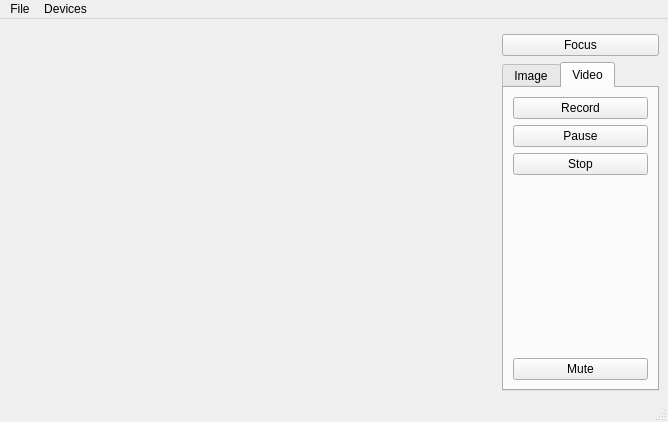
<?xml version="1.0" encoding="UTF-8"?>
<ui version="4.0">
 <class>Camera</class>
 <widget class="QMainWindow" name="Camera">
  <property name="geometry">
   <rect>
    <x>0</x>
    <y>0</y>
    <width>668</width>
    <height>422</height>
   </rect>
  </property>
  <property name="windowTitle">
   <string>Camera</string>
  </property>
  <widget class="QWidget" name="centralwidget">
   <layout class="QGridLayout" name="gridLayout_3">
    <item row="0" column="0" rowspan="3">
     <widget class="QStackedWidget" name="stackedWidget">
      <property name="sizePolicy">
       <sizepolicy hsizetype="Preferred" vsizetype="Preferred">
        <horstretch>1</horstretch>
        <verstretch>0</verstretch>
       </sizepolicy>
      </property>
      <property name="palette">
       <palette>
        <active>
         <colorrole role="Base">
          <brush brushstyle="SolidPattern">
           <color alpha="255">
            <red>255</red>
            <green>255</green>
            <blue>255</blue>
           </color>
          </brush>
         </colorrole>
         <colorrole role="Window">
          <brush brushstyle="SolidPattern">
           <color alpha="255">
            <red>145</red>
            <green>145</green>
            <blue>145</blue>
           </color>
          </brush>
         </colorrole>
        </active>
        <inactive>
         <colorrole role="Base">
          <brush brushstyle="SolidPattern">
           <color alpha="255">
            <red>255</red>
            <green>255</green>
            <blue>255</blue>
           </color>
          </brush>
         </colorrole>
         <colorrole role="Window">
          <brush brushstyle="SolidPattern">
           <color alpha="255">
            <red>145</red>
            <green>145</green>
            <blue>145</blue>
           </color>
          </brush>
         </colorrole>
        </inactive>
        <disabled>
         <colorrole role="Base">
          <brush brushstyle="SolidPattern">
           <color alpha="255">
            <red>145</red>
            <green>145</green>
            <blue>145</blue>
           </color>
          </brush>
         </colorrole>
         <colorrole role="Window">
          <brush brushstyle="SolidPattern">
           <color alpha="255">
            <red>145</red>
            <green>145</green>
            <blue>145</blue>
           </color>
          </brush>
         </colorrole>
        </disabled>
       </palette>
      </property>
      <property name="currentIndex">
       <number>0</number>
      </property>
      <widget class="QWidget" name="viewfinderPage"/>
      <widget class="QWidget" name="previewPage">
       <layout class="QGridLayout" name="gridLayout_4">
        <item row="0" column="0">
         <widget class="QLabel" name="lastImagePreviewLabel">
          <property name="sizePolicy">
           <sizepolicy hsizetype="Preferred" vsizetype="MinimumExpanding">
            <horstretch>0</horstretch>
            <verstretch>0</verstretch>
           </sizepolicy>
          </property>
          <property name="frameShape">
           <enum>QFrame::Shape::Box</enum>
          </property>
          <property name="text">
           <string/>
          </property>
         </widget>
        </item>
       </layout>
      </widget>
     </widget>
    </item>
    <item row="1" column="1" colspan="2">
     <widget class="QPushButton" name="lockButton">
      <property name="text">
       <string>Focus</string>
      </property>
     </widget>
    </item>
    <item row="2" column="1" colspan="2">
     <widget class="QTabWidget" name="captureWidget">
      <property name="currentIndex">
       <number>1</number>
      </property>
      <widget class="QWidget" name="tab_2">
       <attribute name="title">
        <string>Image</string>
       </attribute>
       <layout class="QGridLayout" name="gridLayout">
        <item row="0" column="0">
         <widget class="QPushButton" name="takeImageButton">
          <property name="enabled">
           <bool>false</bool>
          </property>
          <property name="text">
           <string>Capture Photo</string>
          </property>
          <property name="icon">
           <iconset>
            <normaloff>:/images/shutter.svg</normaloff>:/images/shutter.svg</iconset>
          </property>
         </widget>
        </item>
        <item row="1" column="0">
         <spacer name="verticalSpacer_2">
          <property name="orientation">
           <enum>Qt::Orientation::Vertical</enum>
          </property>
          <property name="sizeHint" stdset="0">
           <size>
            <width>20</width>
            <height>161</height>
           </size>
          </property>
         </spacer>
        </item>
        <item row="2" column="0">
         <widget class="QLabel" name="label">
          <property name="text">
           <string>Exposure Compensation:</string>
          </property>
         </widget>
        </item>
        <item row="3" column="0">
         <widget class="QSlider" name="exposureCompensation">
          <property name="minimum">
           <number>-4</number>
          </property>
          <property name="maximum">
           <number>4</number>
          </property>
          <property name="pageStep">
           <number>2</number>
          </property>
          <property name="orientation">
           <enum>Qt::Orientation::Horizontal</enum>
          </property>
          <property name="tickPosition">
           <enum>QSlider::TickPosition::TicksAbove</enum>
          </property>
         </widget>
        </item>
       </layout>
      </widget>
      <widget class="QWidget" name="tab">
       <attribute name="title">
        <string>Video</string>
       </attribute>
       <layout class="QGridLayout" name="gridLayout_2">
        <item row="0" column="0">
         <widget class="QPushButton" name="recordButton">
          <property name="text">
           <string>Record</string>
          </property>
         </widget>
        </item>
        <item row="1" column="0">
         <widget class="QPushButton" name="pauseButton">
          <property name="text">
           <string>Pause</string>
          </property>
         </widget>
        </item>
        <item row="2" column="0">
         <widget class="QPushButton" name="stopButton">
          <property name="text">
           <string>Stop</string>
          </property>
         </widget>
        </item>
        <item row="3" column="0">
         <spacer name="verticalSpacer">
          <property name="orientation">
           <enum>Qt::Orientation::Vertical</enum>
          </property>
          <property name="sizeHint" stdset="0">
           <size>
            <width>20</width>
            <height>76</height>
           </size>
          </property>
         </spacer>
        </item>
        <item row="4" column="0">
         <widget class="QPushButton" name="muteButton">
          <property name="text">
           <string>Mute</string>
          </property>
          <property name="checkable">
           <bool>true</bool>
          </property>
         </widget>
        </item>
       </layout>
      </widget>
     </widget>
    </item>
   </layout>
  </widget>
  <widget class="QMenuBar" name="menubar">
   <property name="geometry">
    <rect>
     <x>0</x>
     <y>0</y>
     <width>668</width>
     <height>21</height>
    </rect>
   </property>
   <widget class="QMenu" name="menuFile">
    <property name="title">
     <string>File</string>
    </property>
    <addaction name="actionStartCamera"/>
    <addaction name="actionStopCamera"/>
    <addaction name="separator"/>
    <addaction name="actionSettings"/>
    <addaction name="separator"/>
    <addaction name="actionExit"/>
   </widget>
   <widget class="QMenu" name="menuDevices">
    <property name="title">
     <string>Devices</string>
    </property>
   </widget>
   <addaction name="menuFile"/>
   <addaction name="menuDevices"/>
  </widget>
  <widget class="QStatusBar" name="statusbar"/>
  <action name="actionExit">
   <property name="text">
    <string>Exit</string>
   </property>
  </action>
  <action name="actionStartCamera">
   <property name="text">
    <string>Start Camera</string>
   </property>
  </action>
  <action name="actionStopCamera">
   <property name="text">
    <string>Stop Camera</string>
   </property>
  </action>
  <action name="actionSettings">
   <property name="text">
    <string>Settings</string>
   </property>
  </action>
 </widget>
 <resources/>
 <connections>
  <connection>
   <sender>recordButton</sender>
   <signal>clicked()</signal>
   <receiver>Camera</receiver>
   <slot>record()</slot>
   <hints>
    <hint type="sourcelabel">
     <x>647</x>
     <y>149</y>
    </hint>
    <hint type="destinationlabel">
     <x>61</x>
     <y>238</y>
    </hint>
   </hints>
  </connection>
  <connection>
   <sender>stopButton</sender>
   <signal>clicked()</signal>
   <receiver>Camera</receiver>
   <slot>stop()</slot>
   <hints>
    <hint type="sourcelabel">
     <x>647</x>
     <y>225</y>
    </hint>
    <hint type="destinationlabel">
     <x>140</x>
     <y>236</y>
    </hint>
   </hints>
  </connection>
  <connection>
   <sender>pauseButton</sender>
   <signal>clicked()</signal>
   <receiver>Camera</receiver>
   <slot>pause()</slot>
   <hints>
    <hint type="sourcelabel">
     <x>647</x>
     <y>187</y>
    </hint>
    <hint type="destinationlabel">
     <x>234</x>
     <y>237</y>
    </hint>
   </hints>
  </connection>
  <connection>
   <sender>actionExit</sender>
   <signal>triggered()</signal>
   <receiver>Camera</receiver>
   <slot>close()</slot>
   <hints>
    <hint type="sourcelabel">
     <x>-1</x>
     <y>-1</y>
    </hint>
    <hint type="destinationlabel">
     <x>154</x>
     <y>130</y>
    </hint>
   </hints>
  </connection>
  <connection>
   <sender>takeImageButton</sender>
   <signal>clicked()</signal>
   <receiver>Camera</receiver>
   <slot>takeImage()</slot>
   <hints>
    <hint type="sourcelabel">
     <x>625</x>
     <y>132</y>
    </hint>
    <hint type="destinationlabel">
     <x>603</x>
     <y>169</y>
    </hint>
   </hints>
  </connection>
  <connection>
   <sender>lockButton</sender>
   <signal>clicked()</signal>
   <receiver>Camera</receiver>
   <slot>toggleLock()</slot>
   <hints>
    <hint type="sourcelabel">
     <x>658</x>
     <y>75</y>
    </hint>
    <hint type="destinationlabel">
     <x>453</x>
     <y>119</y>
    </hint>
   </hints>
  </connection>
  <connection>
   <sender>muteButton</sender>
   <signal>toggled(bool)</signal>
   <receiver>Camera</receiver>
   <slot>setMuted(bool)</slot>
   <hints>
    <hint type="sourcelabel">
     <x>647</x>
     <y>377</y>
    </hint>
    <hint type="destinationlabel">
     <x>5</x>
     <y>280</y>
    </hint>
   </hints>
  </connection>
  <connection>
   <sender>exposureCompensation</sender>
   <signal>valueChanged(int)</signal>
   <receiver>Camera</receiver>
   <slot>setExposureCompensation(int)</slot>
   <hints>
    <hint type="sourcelabel">
     <x>559</x>
     <y>367</y>
    </hint>
    <hint type="destinationlabel">
     <x>665</x>
     <y>365</y>
    </hint>
   </hints>
  </connection>
  <connection>
   <sender>actionSettings</sender>
   <signal>triggered()</signal>
   <receiver>Camera</receiver>
   <slot>configureCaptureSettings()</slot>
   <hints>
    <hint type="sourcelabel">
     <x>-1</x>
     <y>-1</y>
    </hint>
    <hint type="destinationlabel">
     <x>333</x>
     <y>210</y>
    </hint>
   </hints>
  </connection>
  <connection>
   <sender>actionStartCamera</sender>
   <signal>triggered()</signal>
   <receiver>Camera</receiver>
   <slot>startCamera()</slot>
   <hints>
    <hint type="sourcelabel">
     <x>-1</x>
     <y>-1</y>
    </hint>
    <hint type="destinationlabel">
     <x>333</x>
     <y>210</y>
    </hint>
   </hints>
  </connection>
  <connection>
   <sender>actionStopCamera</sender>
   <signal>triggered()</signal>
   <receiver>Camera</receiver>
   <slot>stopCamera()</slot>
   <hints>
    <hint type="sourcelabel">
     <x>-1</x>
     <y>-1</y>
    </hint>
    <hint type="destinationlabel">
     <x>333</x>
     <y>210</y>
    </hint>
   </hints>
  </connection>
 </connections>
 <slots>
  <slot>record()</slot>
  <slot>pause()</slot>
  <slot>stop()</slot>
  <slot>enablePreview(bool)</slot>
  <slot>configureCaptureSettings()</slot>
  <slot>takeImage()</slot>
  <slot>startCamera()</slot>
  <slot>toggleLock()</slot>
  <slot>setMuted(bool)</slot>
  <slot>stopCamera()</slot>
  <slot>setExposureCompensation(int)</slot>
 </slots>
</ui>
